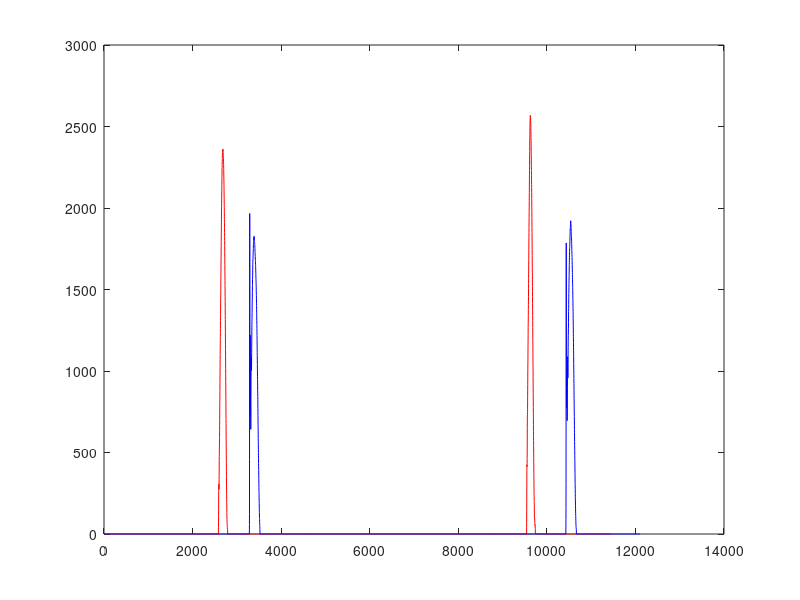
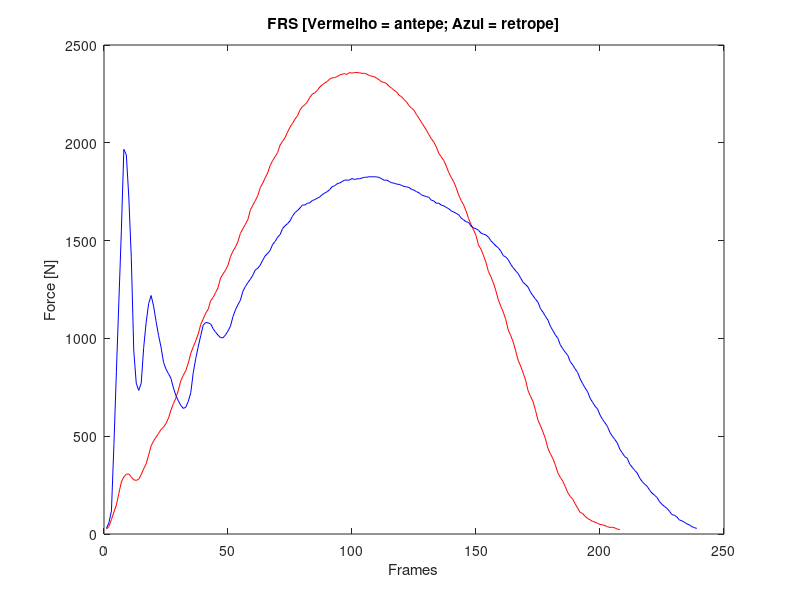

Reproduce these figures in MATLAB, in order.
clc
close all

pkg load io
vol1_antepe = dlmread('Voluntario_03_antepe.csv', ',', 5, 0);
vol1_retropepe = dlmread('Voluntario_03_retrope.csv', ',', 5, 0);
#fz1 = vol1_antepe(:, 5); % selecionar a coluna 5 que eh o fz da plataforma de forca 1 
fz2_vol1_antepe = vol1_antepe(:, 14); % selecionar a coluna 5 que eh o fz da plataforma de forca 2 
fz2_vol1_retrope = vol1_retropepe(:, 14); % selecionar a coluna 5 que eh o fz da plataforma de forca 2

#plot(fz1, 'b')

plot(fz2_vol1_antepe, 'r')
hold on
plot(fz2_vol1_retrope, 'b')


fsuporte_a = find(fz2_vol1_antepe(1:8000, :) > 0);
fsuporte_r = find(fz2_vol1_retrope(1:8000, :) > 0);


fz2_vol1a = fz2_vol1_antepe(fsuporte_a, :);
fz2_vol1r = fz2_vol1_retrope(fsuporte_r, :);
figure 
plot(fz2_vol1a, 'r')
hold on
plot(fz2_vol1r, 'b')
title('FRS [Vermelho = antepe; Azul = retrope]')
ylabel('Force [N]')
xlabel('Frames') % passar para tempo em segundos
